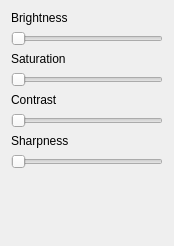
                   <widget class="QWidget" name="scrollAreaWidgetContents_2">
                    <property name="geometry">
                     <rect>
                      <x>0</x>
                      <y>0</y>
                      <width>174</width>
                      <height>246</height>
                     </rect>
                    </property>
                    <layout class="QVBoxLayout" name="verticalLayout_6">
                     <item>
                      <widget class="QLabel" name="label">
                       <property name="sizePolicy">
                        <sizepolicy hsizetype="Preferred" vsizetype="Fixed">
                         <horstretch>0</horstretch>
                         <verstretch>0</verstretch>
                        </sizepolicy>
                       </property>
                       <property name="text">
                        <string>Brightness</string>
                       </property>
                      </widget>
                     </item>
                     <item>
                      <widget class="QSlider" name="sliderCameraBrightness">
                       <property name="enabled">
                        <bool>true</bool>
                       </property>
                       <property name="maximum">
                        <number>255</number>
                       </property>
                       <property name="orientation">
                        <enum>Qt::Horizontal</enum>
                       </property>
                      </widget>
                     </item>
                     <item>
                      <widget class="QLabel" name="label_2">
                       <property name="sizePolicy">
                        <sizepolicy hsizetype="Preferred" vsizetype="Fixed">
                         <horstretch>0</horstretch>
                         <verstretch>0</verstretch>
                        </sizepolicy>
                       </property>
                       <property name="text">
                        <string>Saturation</string>
                       </property>
                      </widget>
                     </item>
                     <item>
                      <widget class="QSlider" name="sliderCameraSaturation">
                       <property name="maximum">
                        <number>255</number>
                       </property>
                       <property name="orientation">
                        <enum>Qt::Horizontal</enum>
                       </property>
                      </widget>
                     </item>
                     <item>
                      <widget class="QLabel" name="label_3">
                       <property name="sizePolicy">
                        <sizepolicy hsizetype="Preferred" vsizetype="Fixed">
                         <horstretch>0</horstretch>
                         <verstretch>0</verstretch>
                        </sizepolicy>
                       </property>
                       <property name="text">
                        <string>Contrast</string>
                       </property>
                      </widget>
                     </item>
                     <item>
                      <widget class="QSlider" name="sliderCameraContrast">
                       <property name="minimum">
                        <number>16</number>
                       </property>
                       <property name="maximum">
                        <number>64</number>
                       </property>
                       <property name="orientation">
                        <enum>Qt::Horizontal</enum>
                       </property>
                      </widget>
                     </item>
                     <item>
                      <widget class="QLabel" name="label_4">
                       <property name="sizePolicy">
                        <sizepolicy hsizetype="Preferred" vsizetype="Fixed">
                         <horstretch>0</horstretch>
                         <verstretch>0</verstretch>
                        </sizepolicy>
                       </property>
                       <property name="text">
                        <string>Sharpness</string>
                       </property>
                      </widget>
                     </item>
                     <item>
                      <widget class="QSlider" name="sliderCameraSharpness">
                       <property name="maximum">
                        <number>255</number>
                       </property>
                       <property name="orientation">
                        <enum>Qt::Horizontal</enum>
                       </property>
                      </widget>
                     </item>
                     <item>
                      <spacer name="verticalSpacer">
                       <property name="orientation">
                        <enum>Qt::Vertical</enum>
                       </property>
                       <property name="sizeHint" stdset="0">
                        <size>
                         <width>20</width>
                         <height>40</height>
                        </size>
                       </property>
                      </spacer>
                     </item>
                    </layout>
                   </widget>
